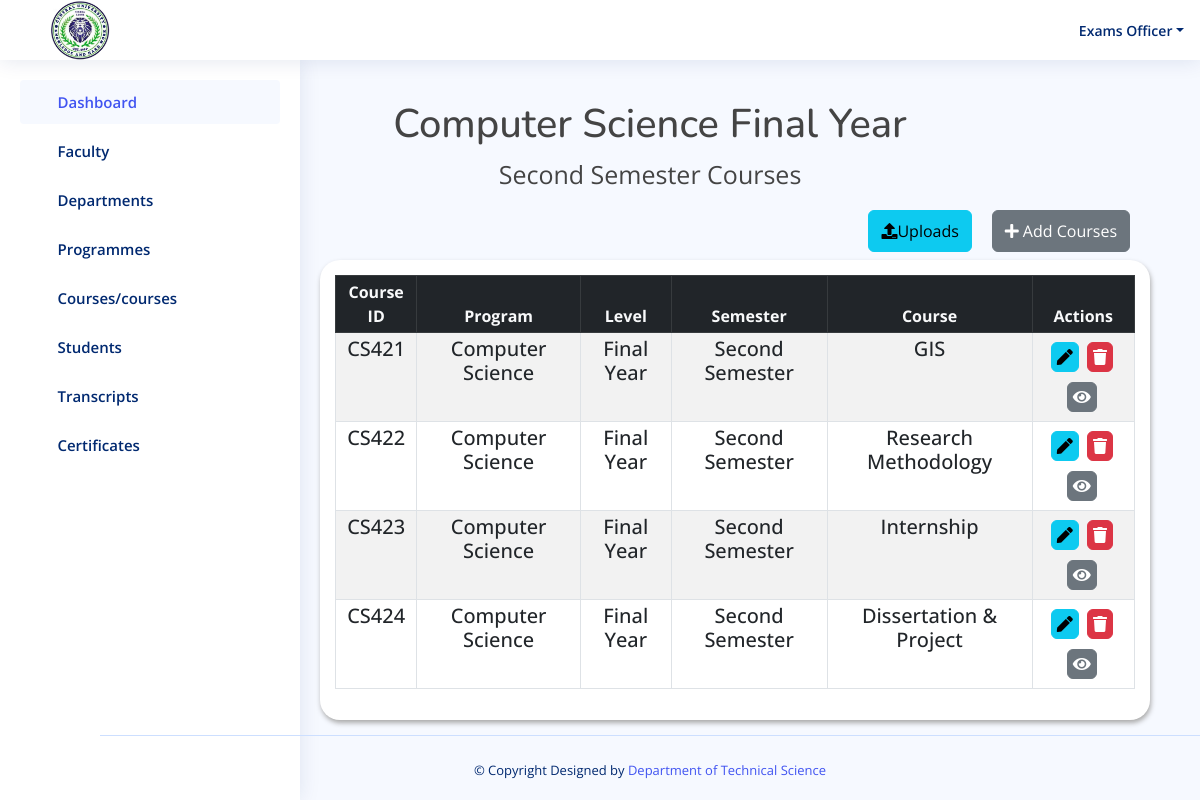
Screenshot of /result/year4_second_semester/ (signed in) with the database file from the repository.
### result/models.py (models this page shows, shortened)
class year4_semester2(models.Model):
    code = models.CharField(max_length=50, default='')
    program = models.ForeignKey(Program, on_delete=models.CASCADE)
    level = models.CharField(max_length=20, choices=YEAR4_LEVEL4)
    semester = models.CharField(max_length=20,choices=YEAR4_SEMESTER2)
    course = models.CharField(max_length=50)

class Program(models.Model):
    program = models.CharField(max_length=100)
    department = models.ForeignKey(Department, on_delete=models.CASCADE)
    def __str__(self):
        return self.program

### result/views.py (the view)
# urls.py: path('year4_second_semester/', views.year4_second_semester, name='year4_second_semester'),
@login_required(login_url='login')
def year4_second_semester(request):
    yr4_sem2 = year4_semester2.objects.all()
    if request.method == 'POST':
        form = CourseForm8(request.POST)
        if form.is_valid():
            course = form.cleaned_data['course']
            if year4_semester2.objects.filter(course=course).exists():
                messages.error(request, f"'{course}' already exists!")
                return redirect('year4_second_semester')  # Redirect back to the faculty page without saving the form
            form.save()
            messages.success(request, "Course has been added!")
            return redirect('year4_second_semester')
    else:
        form = CourseForm8()
    return render(request, 'result/year4_second_semester.html', {'yr4_sem2': yr4_sem2, 'form': form})

### templates/result/year4_second_semester.html (shortened to what this page needs)
{% load static %}
<!DOCTYPE html>
<html lang="en">
<head>
  <link href="https://cdn.datatables.net/v/bs5/jszip-2.5.0/dt-1.13.4/b-2.3.6/b-html5-2.3.6/b-print-2.3.6/datatables.min.css" rel="stylesheet"/>
   <link rel="stylesheet" href="https://cdnjs.cloudflare.com/ajax/libs/font-awesome/5.15.4/css/all.min.css" />
  <link href="{% static 'assets/vendor/bootstrap/css/bootstrap.min.css' %}" rel="stylesheet">
  <link href="{% static 'assets/vendor/bootstrap-icons/bootstrap-icons.css' %}" rel="stylesheet">
  <link href="{% static 'assets/vendor/boxicons/css/boxicons.min.css' %}" rel="stylesheet">
  <link href="{% static 'assets/vendor/quill/quill.snow.css' %}" rel="stylesheet">
  <link href="{% static 'assets/vendor/quill/quill.bubble.css' %}" rel="stylesheet">
  <link href="{% static 'assets/vendor/remixicon/remixicon.css' %}" rel="stylesheet">
  <link href="{% static 'assets/vendor/simple-datatables/style.css' %}" rel="stylesheet">
  <link href="{% static 'assets/style.css'%}" rel="stylesheet">
  <link rel="stylesheet" href="{% static 'assets/css/result.css' %}">
</head>
<body>
 <header id="header" class="header fixed-top d-flex align-items-center">
  <div class="d-flex align-items-center justify-content-between">
    <img style="width: 60px; margin-left: -250px; margin-right: 50px; margin-top: 30px; margin-bottom:30px;"  src="{% static 'assets/img/cusl.jpeg' %}" alt="">
    <i class="bi bi-list toggle-sidebar-btn"></i>
  </div>
  <nav class="header-nav ms-auto">
    <ul class="d-flex align-items-center">
      <li class="nav-item dropdown pe-3">
        <a class="nav-link nav-profile d-flex align-items-center pe-0" href="#" data-bs-toggle="dropdown">
          <span class="d-none d-md-block dropdown-toggle ps-2">Exams Officer</span>
        </a>
      </li>
    </ul>
  </nav>
</header>
 <aside id="sidebar" class="sidebar">
  <ul class="sidebar-nav" id="sidebar-nav">
    <li class="nav-item">
      <a class="nav-link " href="{% url 'admin1' %}">
        <i class="bi bi-grid"></i>
        <span>Dashboard</span>
      </a>
    </li>
    <li class="nav-item">
      <a class="nav-link collapsed" data-bs-target="#components-nav" data-bs-toggle="collapse" href="#">
        <i class="bi bi-menu-button-wide"></i><span>Faculty</span><i class="bi bi-chevron-down ms-auto"></i>
      </a>
    </li>
    <li class="nav-item">
      <a class="nav-link collapsed" data-bs-target="#forms-nav" data-bs-toggle="collapse" href="#">
        <i class="bi bi-journal-text"></i><span>Departments</span><i class="bi bi-chevron-down ms-auto"></i>
      </a>
    </li>
    <li class="nav-item">
      <a class="nav-link collapsed" data-bs-target="#tables-nav" data-bs-toggle="collapse" href="#">
        <i class="bi bi-layout-text-window-reverse"></i><span>Programmes</span><i class="bi bi-chevron-down ms-auto"></i>
      </a>
    </li>
    <li class="nav-item">
      <a class="nav-link collapsed" data-bs-target="#charts-nav" data-bs-toggle="collapse" href="#">
        <i class="bi bi-bar-chart"></i><span>Courses/courses</span><i class="bi bi-chevron-down ms-auto"></i>
      </a>
    </li>
    <li class="nav-item">
      <a class="nav-link collapsed" data-bs-target="#icon-nav" data-bs-toggle="collapse" href="#">
        <i class="bi bi-person"></i><span>Students</span><i class="bi bi-chevron-down ms-auto"></i>
      </a>
    </li>
    <li class="nav-item">
      <a class="nav-link collapsed" data-bs-target="#iconnavi" data-bs-toggle="collapse" href="#">
        <i class="bi bi-person"></i><span>Transcripts</span><i class="bi bi-chevron-down ms-auto"></i>
      </a>
    </li>
    <li class="nav-item">
      <a class="nav-link collapsed" data-bs-target="#iconnav" data-bs-toggle="collapse" href="#">
        <i class="bi bi-person"></i><span>Certificates</span><i class="bi bi-chevron-down ms-auto"></i>
      </a>
    </li>
  </ul>
</aside>
    <div class="container" style="margin-top:100px;">
      <div class="col-md-12">
        <h1 class="text-center" style="margin-left:100px;">Computer Science Final Year</h1>
        <p class="text-center" style="margin-left:100px; font-size: 25px;">Second Semester Courses</p>
    </div>
        </div>
        <div class="row">
          <div class="col-md-12">
              <div class="d-flex justify-content-end">
                <a href="{% url 'upload_course8' %}" class="btn btn-info btn mb-2  py-2"
                   style="margin-right:20px;" type="submit">
                  <i class="fa fa-upload" aria-hidden="true"></i>Uploads</a>
                  <a href="" class="btn btn-secondary btn mb-2  py-2"
                  data-bs-toggle="modal" data-bs-target="#exampleModal" style="margin-right:70px;">
                  <i class="fas fa-plus">&nbsp;</i>Add Courses</a>
              </div>
          </div>
      </div>
        <div class="row ml-5 pl-5">
            <div class="col-12">
                <div class="data_table" style="margin-left:320px; margin-right: 50px;">
                    <table id="example" class="table table-striped table-bordered table-sm" >
                        <thead class="table-dark text-center text-light">
                            <tr>
                                <th  class="text-center">Course ID</th>
                                <th  class="text-center">Program</th>
                                <th  class="text-center">Level</th>
                                <th  class="text-center">Semester</th>
                                <th  class="text-center">Course</th>
                                <th  class="text-center">Actions</th>
                            </tr>
                        </thead>
                        <tbody  class="text-center h5">
                          {% for obj in yr4_sem2 %}
                            <tr>
                                <td>{{ obj.code }}</td>
                                <td>{{ obj.program }}</td>
                                <td>{{ obj.level }}</td>
                                <td>{{ obj.semester }}</td>
                                <td>{{ obj.course }}</td>
                                    <td>
                                        <a href="{% url 'edit_year4_second_semester' obj.id %}" class="btn btn-info" title="Edit Patient">
                                            <i class="fas fa-pen"></i>
                                        </a>
                                        <a href="{% url 'delete_year4_second_semester' obj.id %}"  class="btn btn-danger" title="Edit Patient">
                                            <i class="fas fa-trash"></i>
                                        </a>
                                        <a href="{% url 'view_year4_second_semester' obj.id %}"  class="btn btn-secondary" title="Edit Patient">
                                            <i class="fas fa-eye"></i>
                                        </a>
                                    </td>
                            </tr>
                            {% endfor %}
                        </tbody>
                    </table>
                </div>
            </div>
        </div>
<footer id="footer" class="footer fixed-bottom" style="margin-left: 100px;">
  <div class="credits">
    &copy; Copyright  Designed by <a href="">Department of Technical Science</a>
  </div>
</footer>
</body>
</html>

### static/assets/style.css (style rules this page uses)
:root { scroll-behavior: smooth; }
body { font-family: "Open Sans", sans-serif; background: #f6f9ff; color: #444444; }
a { color: #4154f1; text-decoration: none; }
h1, h2, h3, h4, h5, h6 { font-family: "Nunito", sans-serif; }
.header { transition: all 0.5s; z-index: 997; height: 60px; box-shadow: 0px 2px 20px rgba(1, 41, 112, 0.1); background-color: #fff; padding-left: 20px; }
.header .toggle-sidebar-btn { font-size: 32px; padding-left: 10px; cursor: pointer; color: #012970; }
.header-nav ul { list-style: none; }
.header-nav>ul { margin: 0; padding: 0; }
.header-nav .nav-profile { color: #012970; }
.header-nav .nav-profile span { font-size: 14px; font-weight: 600; }
.sidebar { position: fixed; top: 60px; left: 0; bottom: 0; width: 300px; z-index: 996; transition: all 0.3s; padding: 20px; overflow-y: auto; scrollbar-width: thin; scrollbar-color: #aab7cf transparent; box-shadow: 0px 0px 20px rgba(1, 41, 112, 0.1); background-color: #fff; }
@media (min-width: 1200px) { #main, #footer { margin-left: 300px; } }
.sidebar-nav { padding: 0; margin: 0; list-style: none; }
.sidebar-nav li { padding: 0; margin: 0; list-style: none; }
.sidebar-nav .nav-item { margin-bottom: 5px; }
.sidebar-nav .nav-link { display: flex; align-items: center; font-size: 15px; font-weight: 600; color: #4154f1; transition: 0.3; background: #f6f9ff; padding: 10px 15px; border-radius: 4px; }
.sidebar-nav .nav-link i { font-size: 16px; margin-right: 10px; color: #4154f1; }
.sidebar-nav .nav-link.collapsed { color: #012970; background: #fff; }
.sidebar-nav .nav-link.collapsed i { color: #899bbd; }
.sidebar-nav .nav-link .bi-chevron-down { margin-right: 0; transition: transform 0.2s ease-in-out; }
.footer { padding: 20px 0; font-size: 14px; transition: all 0.3s; border-top: 1px solid #cddfff; }
.footer .credits { padding-top: 5px; text-align: center; font-size: 13px; color: #012970; }

### static/assets/css/result.css (style rules this page uses)
.data_table { background: #fff; padding: 15px; box-shadow: 1px 3px 5px #aaa; border-radius: 20px; }
.data_table .btn { padding: 2px 5px; margin: 5px 3px 5px 0; }

### rows the page displays
year4_semester2: code "CS421", program "Computer Science", level "Final Year", semester "Second Semester", course "GIS"
year4_semester2: code "CS422", program "Computer Science", level "Final Year", semester "Second Semester", course "Research Methodology"
year4_semester2: code "CS423", program "Computer Science", level "Final Year", semester "Second Semester", course "Internship"
year4_semester2: code "CS424", program "Computer Science", level "Final Year", semester "Second Semester", course "Dissertation & Project"
